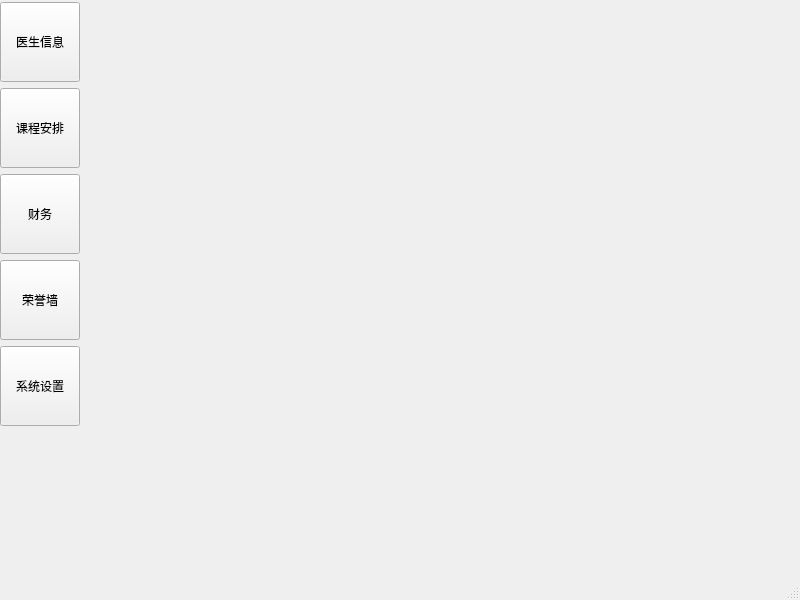
<?xml version="1.0" encoding="UTF-8"?>
<ui version="4.0">
 <class>MainWindow</class>
 <widget class="QMainWindow" name="MainWindow">
  <property name="geometry">
   <rect>
    <x>0</x>
    <y>0</y>
    <width>800</width>
    <height>600</height>
   </rect>
  </property>
  <property name="windowTitle">
   <string>医生信息管理系统</string>
  </property>
  <property name="windowIcon">
   <iconset resource="res.qrc">
    <normaloff>:/ico/828.bmp</normaloff>:/ico/828.bmp</iconset>
  </property>
  <property name="styleSheet">
   <string notr="true"/>
  </property>
  <widget class="QWidget" name="centralwidget">
   <layout class="QHBoxLayout" name="horizontalLayout">
    <property name="leftMargin">
     <number>0</number>
    </property>
    <property name="topMargin">
     <number>0</number>
    </property>
    <property name="bottomMargin">
     <number>2</number>
    </property>
    <item>
     <widget class="QWidget" name="widget" native="true">
      <property name="minimumSize">
       <size>
        <width>80</width>
        <height>0</height>
       </size>
      </property>
      <layout class="QVBoxLayout" name="verticalLayout">
       <property name="leftMargin">
        <number>0</number>
       </property>
       <property name="topMargin">
        <number>2</number>
       </property>
       <property name="rightMargin">
        <number>0</number>
       </property>
       <property name="bottomMargin">
        <number>2</number>
       </property>
       <item>
        <widget class="QToolButton" name="btDoctorInfo">
         <property name="minimumSize">
          <size>
           <width>80</width>
           <height>80</height>
          </size>
         </property>
         <property name="text">
          <string>医生信息</string>
         </property>
         <property name="icon">
          <iconset resource="res.qrc">
           <normaloff>:/ico/3.ico</normaloff>:/ico/3.ico</iconset>
         </property>
         <property name="iconSize">
          <size>
           <width>60</width>
           <height>30</height>
          </size>
         </property>
         <property name="checkable">
          <bool>true</bool>
         </property>
         <property name="toolButtonStyle">
          <enum>Qt::ToolButtonStyle::ToolButtonTextUnderIcon</enum>
         </property>
        </widget>
       </item>
       <item>
        <widget class="QToolButton" name="btSchedule">
         <property name="minimumSize">
          <size>
           <width>80</width>
           <height>80</height>
          </size>
         </property>
         <property name="text">
          <string>课程安排</string>
         </property>
         <property name="icon">
          <iconset resource="res.qrc">
           <normaloff>:/ico/3.ico</normaloff>:/ico/3.ico</iconset>
         </property>
         <property name="iconSize">
          <size>
           <width>60</width>
           <height>30</height>
          </size>
         </property>
         <property name="checkable">
          <bool>true</bool>
         </property>
         <property name="toolButtonStyle">
          <enum>Qt::ToolButtonStyle::ToolButtonTextUnderIcon</enum>
         </property>
        </widget>
       </item>
       <item>
        <widget class="QToolButton" name="btFinance">
         <property name="minimumSize">
          <size>
           <width>80</width>
           <height>80</height>
          </size>
         </property>
         <property name="text">
          <string>财务</string>
         </property>
         <property name="icon">
          <iconset resource="res.qrc">
           <normaloff>:/ico/3.ico</normaloff>:/ico/3.ico</iconset>
         </property>
         <property name="iconSize">
          <size>
           <width>60</width>
           <height>30</height>
          </size>
         </property>
         <property name="checkable">
          <bool>true</bool>
         </property>
         <property name="toolButtonStyle">
          <enum>Qt::ToolButtonStyle::ToolButtonTextUnderIcon</enum>
         </property>
        </widget>
       </item>
       <item>
        <widget class="QToolButton" name="btHonor">
         <property name="minimumSize">
          <size>
           <width>80</width>
           <height>80</height>
          </size>
         </property>
         <property name="text">
          <string>荣誉墙</string>
         </property>
         <property name="icon">
          <iconset resource="res.qrc">
           <normaloff>:/ico/3.ico</normaloff>:/ico/3.ico</iconset>
         </property>
         <property name="iconSize">
          <size>
           <width>60</width>
           <height>30</height>
          </size>
         </property>
         <property name="checkable">
          <bool>true</bool>
         </property>
         <property name="toolButtonStyle">
          <enum>Qt::ToolButtonStyle::ToolButtonTextUnderIcon</enum>
         </property>
        </widget>
       </item>
       <item>
        <widget class="QToolButton" name="btSystemSetting">
         <property name="minimumSize">
          <size>
           <width>80</width>
           <height>80</height>
          </size>
         </property>
         <property name="text">
          <string>系统设置</string>
         </property>
         <property name="icon">
          <iconset resource="res.qrc">
           <normaloff>:/ico/3.ico</normaloff>:/ico/3.ico</iconset>
         </property>
         <property name="iconSize">
          <size>
           <width>60</width>
           <height>30</height>
          </size>
         </property>
         <property name="checkable">
          <bool>true</bool>
         </property>
         <property name="toolButtonStyle">
          <enum>Qt::ToolButtonStyle::ToolButtonTextUnderIcon</enum>
         </property>
        </widget>
       </item>
       <item>
        <spacer name="verticalSpacer">
         <property name="orientation">
          <enum>Qt::Orientation::Vertical</enum>
         </property>
         <property name="sizeHint" stdset="0">
          <size>
           <width>20</width>
           <height>135</height>
          </size>
         </property>
        </spacer>
       </item>
      </layout>
     </widget>
    </item>
    <item>
     <widget class="QStackedWidget" name="stackedWidget">
      <property name="currentIndex">
       <number>0</number>
      </property>
      <widget class="DoctorInfoWidget" name="pageDoctorInfo"/>
      <widget class="QWidget" name="pageSchedule">
       <widget class="QPushButton" name="pushButton2">
        <property name="geometry">
         <rect>
          <x>350</x>
          <y>170</y>
          <width>56</width>
          <height>18</height>
         </rect>
        </property>
        <property name="text">
         <string>pageSchedule</string>
        </property>
       </widget>
      </widget>
      <widget class="QWidget" name="pageFinance">
       <widget class="QPushButton" name="pushButton3">
        <property name="geometry">
         <rect>
          <x>470</x>
          <y>200</y>
          <width>56</width>
          <height>18</height>
         </rect>
        </property>
        <property name="text">
         <string>pageFinance</string>
        </property>
       </widget>
      </widget>
      <widget class="QWidget" name="pageHonor">
       <widget class="QPushButton" name="pushButton_4">
        <property name="geometry">
         <rect>
          <x>440</x>
          <y>180</y>
          <width>56</width>
          <height>18</height>
         </rect>
        </property>
        <property name="text">
         <string>pageHonor</string>
        </property>
       </widget>
      </widget>
      <widget class="QWidget" name="pageSystemSetting">
       <widget class="QPushButton" name="pushButton5">
        <property name="geometry">
         <rect>
          <x>280</x>
          <y>210</y>
          <width>56</width>
          <height>18</height>
         </rect>
        </property>
        <property name="text">
         <string>pageSystemSetting</string>
        </property>
       </widget>
      </widget>
     </widget>
    </item>
   </layout>
  </widget>
  <widget class="QStatusBar" name="statusbar"/>
 </widget>
 <customwidgets>
  <customwidget>
   <class>DoctorInfoWidget</class>
   <extends>QWidget</extends>
   <header location="global">doctorinfowidget.h</header>
   <container>1</container>
  </customwidget>
 </customwidgets>
 <resources>
  <include location="res.qrc"/>
 </resources>
 <connections/>
</ui>
